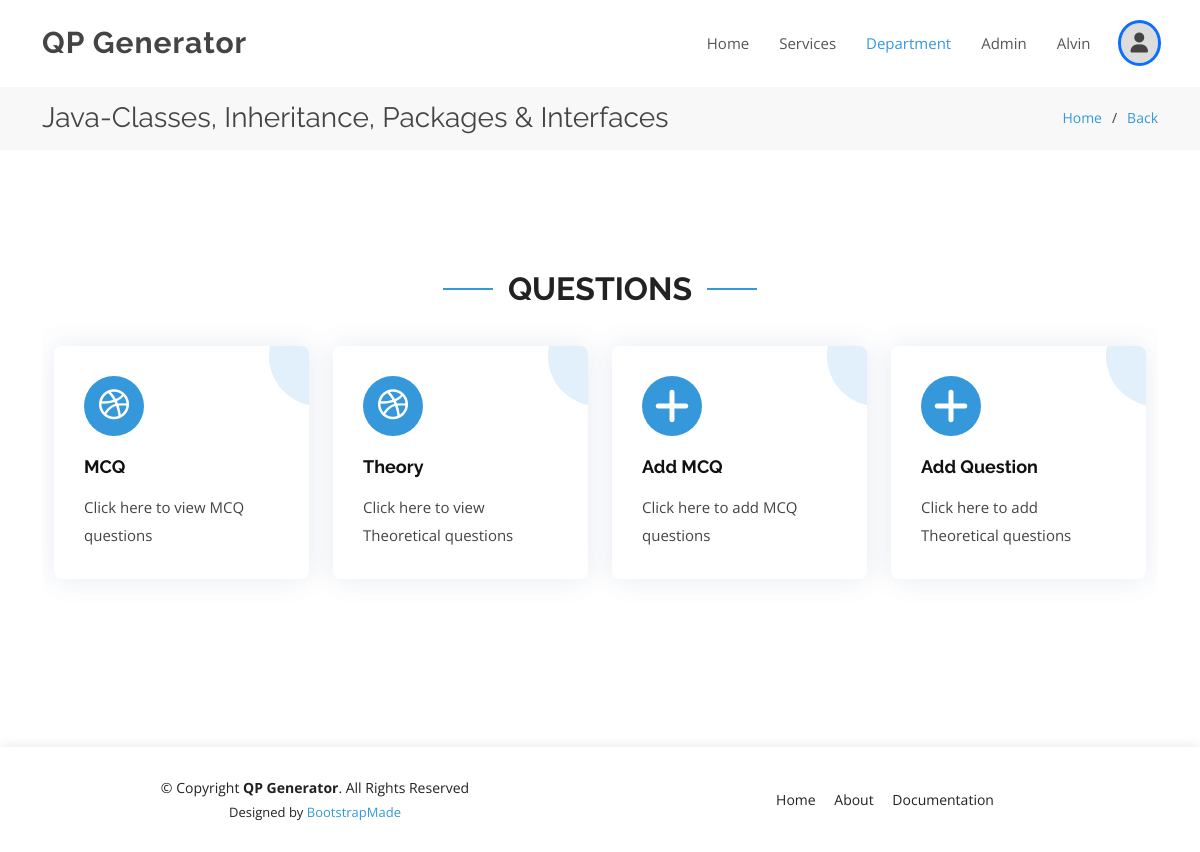
Page /dept/course/module/8/ (signed in) on the committed database.
### home/models.py (models this page shows, shortened)
class Module(models.Model):
    MOD_NO=(
        ('', 'Select Module No.'),
        ("1", "1"),
        ("2", "2"),
        ("3", "3"),
        ("4", "4"),
        ("5", "5"),
    )
    modno=models.CharField(max_length=200, choices=MOD_NO)
    mname=models.CharField(max_length=200)
    course=models.ForeignKey(Course, on_delete=models.CASCADE)
    date = models.DateTimeField(auto_now=True)
    class Meta:
        constraints = [
            models.UniqueConstraint(fields=['modno', 'course'], name="unique_course_module")
        ]

class Course(models.Model):
    SEM=(
        ('', 'Select Semester'),
        ("1", "1"),
        ("2", "2"),
        ("3", "3"),
        ("4", "4"),
        ("5", "5"),
        ("6", "6"),
        ("7", "7"),
        ("8", "8"),
    )
    cname=models.CharField(max_length=200)
    ccode=models.CharField(max_length=200)
    dept=models.ForeignKey(Group, on_delete=models.CASCADE)
    sem=models.CharField(max_length=20, choices=SEM)
    date = models.DateTimeField(auto_now=True)

### home/decorators.py (the view)
    def wrapper_func(request, pk, *args, **kwargs):
        group=None
        if request.user.groups.exists():
            group=request.user.groups.all()[0]
        if str(group.name)=='Admin':
            return view_func(request, pk, *args, **kwargs)
        elif str(group.id)==str(Module.objects.get(id=pk).course.dept.id):
            return view_func(request, pk, *args, **kwargs)
        else:
            return HttpResponse("Not authorized to view this page")

### home/views.py (called while the page is built)
@login_required(login_url='login')
@allowed_module
def questions(request, pk):
    module=Module.objects.get(id=pk)
    context={'module':module, 'pk':module.course.id}
    return render(request, 'questions.html', context)

### templates/questions.html (shortened to what this page needs)
{% extends 'base.html' %}
{% block user_nav %}active{% endblock user_nav %}
{% block page_name %}{{module.course.cname}}-{{module.mname}}{% endblock page_name %}
{% block page_name1 %}<a href="{% url 'modules' pk %}">Back</a>{% endblock page_name1 %}
{% block body %}
    <section id="user_services" class="services">
        <div class="container">
            <div class="section-title" data-aos="fade-up">
            <h2>Questions</h2>
            </div>
            <div class="row">
                <div class="col-md-6 col-lg-3 d-flex align-items-stretch mb-5 mb-lg-5">
                    <div class="icon-box" data-aos="fade-up" data-aos-delay="100">
                    <div class="icon"><i class="bx bxl-dribbble"></i></div>
                    <h4 class="title"><a href="{% url 'mcq_questions' module.id %}">MCQ</a></h4>
                    <p class="description">Click here to view MCQ questions</p>
                    </div>
                </div>
                <div class="col-md-6 col-lg-3 d-flex align-items-stretch mb-5 mb-lg-5">
                    <div class="icon-box" data-aos="fade-up" data-aos-delay="100">
                    <div class="icon"><i class="bx bxl-dribbble"></i></div>
                    <h4 class="title"><a href="{% url 'theory_questions' module.id %}">Theory</a></h4>
                    <p class="description">Click here to view Theoretical questions</p>
                    </div>
                </div>
                <div class="col-md-6 col-lg-3 d-flex align-items-stretch mb-5 mb-lg-5">
                    <div class="icon-box" data-aos="fade-up" data-aos-delay="100">
                    <div class="icon"><i class="fas fa-plus" style="font-size: 40px;"></i></div>
                    <h4 class="title"><a href="{% url 'create_mcq' module.id %}">Add MCQ</a></h4>
                    <p class="description">Click here to add MCQ questions</p>
                    </div>
                </div>
                <div class="col-md-6 col-lg-3 d-flex align-items-stretch mb-5 mb-lg-5">
                    <div class="icon-box" data-aos="fade-up" data-aos-delay="100">
                    <div class="icon"><i class="fas fa-plus" style="font-size: 40px;"></i></div>
                    <h4 class="title"><a href="{% url 'create_question' module.id %}">Add Question</a></h4>
                    <p class="description">Click here to add Theoretical questions</p>
                    </div>
                </div>
            </div>
        </div>
    </section>
{% endblock body %}

### templates/base.html (shortened to what this page needs)
<!DOCTYPE html>
<html lang="en">
{% load static %}
  <head>
    <link href="{% static 'assets/vendor/aos/aos.css' %}" rel="stylesheet">
    <link href="{% static 'assets/vendor/bootstrap/css/bootstrap.min.css' %}" rel="stylesheet">
    <link href="{% static 'assets/vendor/bootstrap-icons/bootstrap-icons.css' %}" rel="stylesheet">
    <link href="{% static 'assets/vendor/boxicons/css/boxicons.min.css' %}" rel="stylesheet">
    <link href="{% static 'assets/vendor/glightbox/css/glightbox.min.css' %}" rel="stylesheet">
    <link href="{% static 'assets/vendor/remixicon/remixicon.css' %}" rel="stylesheet">
    <link href="{% static 'assets/vendor/swiper/swiper-bundle.min.css' %}" rel="stylesheet">
    <link href="{% static 'assets/css/style.css' %}" rel="stylesheet">
  </head>
  <body>
    <header id="header" class="fixed-top d-flex align-items-center">
        <div class="container d-flex align-items-center justify-content-between">
        <div class="logo">
            <h1>QP Generator</h1>
        </div>
        <nav id="navbar" class="navbar">
            <ul>
            <li><a class="nav-link scrollto" href="{% url 'home' %}">Home</a></li>
            <li><a class="nav-link scrollto" href="{% url 'home' %}#services">Services</a></li>
            <li><a class="nav-link scrollto {% block user_nav %}{% endblock user_nav %}" href="
                {% for group in request.user.groups.all %}
                    {% if group.name == "Admin" %}
                        {% url 'dept' %}
                    {% else %}
                        {% url 'course' group.id %}
                    {% endif %}
                {% endfor %}
            ">Department</a></li>
            {% for group in request.user.groups.all %}
                {% if group.name == "Admin" %}
                    <li><a class="nav-link scrollto {% block admin_nav %}{% endblock admin_nav %}" href="{% url 'adminPage' %}">Admin</a></li>
                {% endif %}
            {% endfor %}
            <li><a class="disabled" href="">{{ request.user }}</a></li>
            <li class="dropdown"><i class="fas fa-user" id="profile"></i>
            </li>
            </ul>
        </nav>
        </div>
    </header>
    <main id="main">
        <section class="breadcrumbs">
        <div class="container">
            <div class="d-flex justify-content-between align-items-center">
            <h2>{% block page_name %}Inner Page{% endblock page_name %}</h2>
            <ol>
                <li><a href="{% url 'home' %}">Home</a></li>
                <li>{% block page_name1 %}Inner Page{% endblock page_name1 %}</li>
            </ol>
            </div>
        </div>
        </section>
        <section class="inner-page">
        <div class="container">
            {% block body %}{% endblock body %}
        </div>
        </section>
    </main>
    <footer id="footer">
        <div class="container">
        <div class="row d-flex align-items-center">
            <div class="col-lg-6 text-lg-left text-center">
            <div class="copyright">
                &copy; Copyright <strong>QP Generator</strong>. All Rights Reserved
            </div>
            <div class="credits">
                Designed by <a href="https://bootstrapmade.com/">BootstrapMade</a>
            </div>
            </div>
            <div class="col-lg-6">
            <nav class="footer-links text-lg-right text-center pt-2 pt-lg-0">
                <a href="{% url 'home' %}" class="scrollto">Home</a>
                <a href="{% url 'home' %}#about" class="scrollto">About</a>
                <a href="https://ijrpr.com/uploads/V4ISSUE5/IJRPR12724.pdf" target="_blank">Documentation</a>
            </nav>
            </div>
        </div>
        </div>
    </footer>
  </body>
</html>

### static/assets/css/style.css (style rules this page uses)
body { font-family: "Open Sans", sans-serif; color: #444444; }
a { color: #3498db; text-decoration: none; }
h1, h2, h3, h4, h5, h6 { font-family: "Raleway", sans-serif; }
#header { z-index: 997; transition: all 0.5s; padding: 22px 0; background: #fff; }
#header .logo h1 { font-size: 30px; margin: 0; padding: 0; line-height: 1; font-weight: 700; letter-spacing: 1px; }
.navbar { padding: 0; }
.navbar ul { margin: 0; padding: 0; display: flex; list-style: none; align-items: center; }
.navbar li { position: relative; }
.navbar a, .navbar a:focus { display: flex; align-items: center; justify-content: space-between; padding: 10px 0 10px 30px; font-size: 15px; font-weight: 400; color: #555555; white-space: nowrap; transition: 0.3s; }
.navbar a:hover, .navbar .active, .navbar .active:focus, .navbar li:hover>a { color: #3498db; }
section { padding: 60px 0; overflow: hidden; }
.section-title { text-align: center; padding-bottom: 30px; }
.section-title h2 { font-size: 32px; font-weight: bold; text-transform: uppercase; position: relative; color: #222222; }
.section-title h2::before, .section-title h2::after { content: ""; width: 50px; height: 2px; background: #3498db; display: inline-block; }
.section-title h2::before { margin: 0 15px 10px 0; }
.section-title h2::after { margin: 0 0 10px 15px; }
.services .icon-box { padding: 30px; position: relative; overflow: hidden; background: #fff; box-shadow: 0 0 29px 0 rgba(68, 88, 144, 0.12); transition: all 0.3s ease-in-out; border-radius: 8px; z-index: 1; }
.services .icon-box::before { content: ""; position: absolute; background: #e1f0fa; right: -60px; top: -40px; width: 100px; height: 100px; border-radius: 50px; transition: all 0.3s; z-index: -1; }
.services .icon { margin: 0 auto 20px auto; padding-top: 10px; display: inline-block; text-align: center; border-radius: 50%; width: 60px; height: 60px; background: #3498db; transition: all 0.3s ease-in-out; }
.services .icon i { font-size: 36px; line-height: 1; color: #fff; }
.services .title { font-weight: 700; margin-bottom: 15px; font-size: 18px; }
.services .title a { color: #111; }
.services .description { font-size: 15px; line-height: 28px; margin-bottom: 0; }
.breadcrumbs { padding: 15px 0; background: #f8f8f8; min-height: 40px; margin-top: 86px; }
.breadcrumbs h2 { font-size: 28px; font-weight: 400; margin: 0; }
.breadcrumbs ol { display: flex; flex-wrap: wrap; list-style: none; padding: 0; margin: 0; font-size: 14px; }
.breadcrumbs ol li+li { padding-left: 10px; }
.breadcrumbs ol li+li::before { display: inline-block; padding-right: 10px; color: #3c3c3c; content: "/"; }
#footer { background: #fff; box-shadow: 0px 0px 12px 0px rgba(0, 0, 0, 0.1); padding: 30px 0; color: #222222; font-size: 14px; }
#footer .credits { font-size: 13px; padding-top: 5px; color: #222222; }
#footer .footer-links a { color: #222222; padding-left: 15px; }
#footer .footer-links a:first-child { padding-left: 0; }

### templates/base.html (style rules this page uses)
#profile { background: #DCDCDC; outline: 3px solid #0d6efd; padding: 10px; border-radius: 50%; font-size: 20px; }
.dropdown { position: relative; display: inline-block; margin-left: 30px; cursor: pointer; }
a.disabled { pointer-events: none; cursor: default; }

### rows in the picture
Module: course.cname "Java", mname "Classes, Inheritance, Packages & Interfaces"

### other values in the picture
{{ request.user }} "Alvin"
